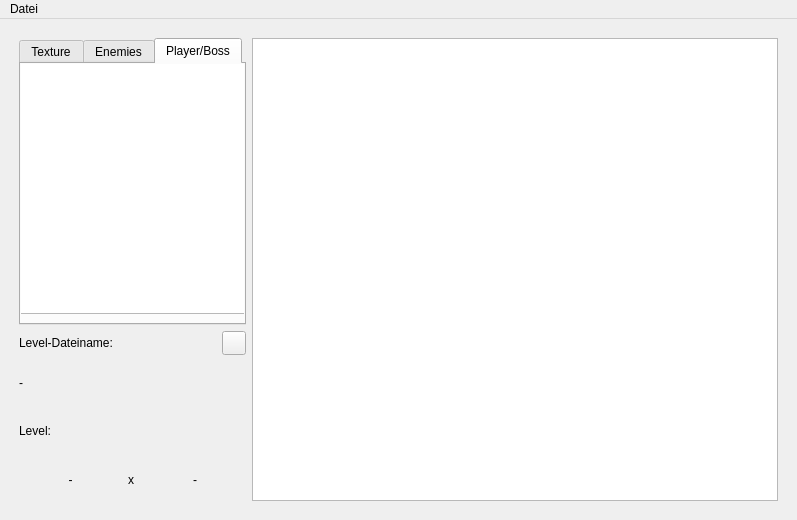
<?xml version="1.0" encoding="UTF-8"?>
<ui version="4.0">
 <class>MainWindow</class>
 <widget class="QMainWindow" name="MainWindow">
  <property name="geometry">
   <rect>
    <x>0</x>
    <y>0</y>
    <width>797</width>
    <height>520</height>
   </rect>
  </property>
  <property name="sizePolicy">
   <sizepolicy hsizetype="Maximum" vsizetype="Maximum">
    <horstretch>0</horstretch>
    <verstretch>0</verstretch>
   </sizepolicy>
  </property>
  <property name="maximumSize">
   <size>
    <width>16777215</width>
    <height>16777215</height>
   </size>
  </property>
  <property name="windowTitle">
   <string>MainWindow</string>
  </property>
  <widget class="QWidget" name="centralwidget">
   <property name="sizePolicy">
    <sizepolicy hsizetype="Maximum" vsizetype="Maximum">
     <horstretch>0</horstretch>
     <verstretch>0</verstretch>
    </sizepolicy>
   </property>
   <layout class="QGridLayout" name="gridLayout">
    <item row="0" column="0">
     <layout class="QHBoxLayout" name="horizontalLayout">
      <property name="sizeConstraint">
       <enum>QLayout::SetMaximumSize</enum>
      </property>
      <property name="margin">
       <number>10</number>
      </property>
      <item>
       <layout class="QVBoxLayout" name="verticalLayout_2">
        <item>
         <widget class="QTabWidget" name="tabWidget">
          <property name="sizePolicy">
           <sizepolicy hsizetype="Minimum" vsizetype="Fixed">
            <horstretch>0</horstretch>
            <verstretch>0</verstretch>
           </sizepolicy>
          </property>
          <property name="minimumSize">
           <size>
            <width>227</width>
            <height>287</height>
           </size>
          </property>
          <property name="maximumSize">
           <size>
            <width>227</width>
            <height>16777215</height>
           </size>
          </property>
          <property name="currentIndex">
           <number>2</number>
          </property>
          <widget class="QWidget" name="tab">
           <attribute name="title">
            <string>Texture</string>
           </attribute>
           <widget class="QGraphicsView" name="graphicsView_5">
            <property name="geometry">
             <rect>
              <x>-1</x>
              <y>-1</y>
              <width>225</width>
              <height>251</height>
             </rect>
            </property>
            <property name="sizePolicy">
             <sizepolicy hsizetype="Minimum" vsizetype="Expanding">
              <horstretch>0</horstretch>
              <verstretch>0</verstretch>
             </sizepolicy>
            </property>
            <property name="maximumSize">
             <size>
              <width>225</width>
              <height>251</height>
             </size>
            </property>
           </widget>
          </widget>
          <widget class="QWidget" name="tab_2">
           <attribute name="title">
            <string>Enemies</string>
           </attribute>
           <widget class="QGraphicsView" name="graphicsView_4">
            <property name="geometry">
             <rect>
              <x>-1</x>
              <y>-1</y>
              <width>225</width>
              <height>251</height>
             </rect>
            </property>
            <property name="maximumSize">
             <size>
              <width>225</width>
              <height>251</height>
             </size>
            </property>
           </widget>
          </widget>
          <widget class="QWidget" name="tab_3">
           <attribute name="title">
            <string>Player/Boss</string>
           </attribute>
           <widget class="QGraphicsView" name="graphicsView_3">
            <property name="geometry">
             <rect>
              <x>-1</x>
              <y>-1</y>
              <width>225</width>
              <height>251</height>
             </rect>
            </property>
            <property name="maximumSize">
             <size>
              <width>225</width>
              <height>251</height>
             </size>
            </property>
           </widget>
          </widget>
         </widget>
        </item>
        <item>
         <layout class="QHBoxLayout" name="horizontalLayout_3">
          <item>
           <widget class="QLabel" name="bitmap">
            <property name="sizePolicy">
             <sizepolicy hsizetype="Minimum" vsizetype="Preferred">
              <horstretch>0</horstretch>
              <verstretch>0</verstretch>
             </sizepolicy>
            </property>
            <property name="minimumSize">
             <size>
              <width>0</width>
              <height>0</height>
             </size>
            </property>
            <property name="maximumSize">
             <size>
              <width>200</width>
              <height>16777215</height>
             </size>
            </property>
            <property name="text">
             <string>Level-Dateiname:</string>
            </property>
           </widget>
          </item>
          <item>
           <spacer name="horizontalSpacer">
            <property name="orientation">
             <enum>Qt::Horizontal</enum>
            </property>
            <property name="sizeType">
             <enum>QSizePolicy::Minimum</enum>
            </property>
            <property name="sizeHint" stdset="0">
             <size>
              <width>40</width>
              <height>20</height>
             </size>
            </property>
           </spacer>
          </item>
          <item>
           <widget class="QPushButton" name="pushButton">
            <property name="maximumSize">
             <size>
              <width>24</width>
              <height>24</height>
             </size>
            </property>
            <property name="text">
             <string/>
            </property>
           </widget>
          </item>
         </layout>
        </item>
        <item>
         <widget class="QLabel" name="bitmap_path">
          <property name="text">
           <string>-</string>
          </property>
         </widget>
        </item>
        <item>
         <widget class="QLabel" name="level">
          <property name="text">
           <string>Level:</string>
          </property>
         </widget>
        </item>
        <item>
         <layout class="QHBoxLayout" name="horizontalLayout_2">
          <item>
           <widget class="QLabel" name="level_width">
            <property name="text">
             <string>-</string>
            </property>
            <property name="alignment">
             <set>Qt::AlignCenter</set>
            </property>
           </widget>
          </item>
          <item>
           <widget class="QLabel" name="lvl_x">
            <property name="maximumSize">
             <size>
              <width>10</width>
              <height>16777215</height>
             </size>
            </property>
            <property name="text">
             <string>x</string>
            </property>
           </widget>
          </item>
          <item>
           <widget class="QLabel" name="level_height">
            <property name="text">
             <string>-</string>
            </property>
            <property name="alignment">
             <set>Qt::AlignCenter</set>
            </property>
           </widget>
          </item>
         </layout>
        </item>
       </layout>
      </item>
      <item>
       <layout class="QVBoxLayout" name="verticalLayout">
        <property name="sizeConstraint">
         <enum>QLayout::SetMaximumSize</enum>
        </property>
        <item>
         <widget class="QGraphicsView" name="MainView"/>
        </item>
       </layout>
      </item>
     </layout>
    </item>
   </layout>
  </widget>
  <widget class="QMenuBar" name="menubar">
   <property name="geometry">
    <rect>
     <x>0</x>
     <y>0</y>
     <width>797</width>
     <height>27</height>
    </rect>
   </property>
   <widget class="QMenu" name="menuDatei">
    <property name="title">
     <string>Datei</string>
    </property>
    <addaction name="action_oeffnen"/>
   </widget>
   <addaction name="menuDatei"/>
  </widget>
  <action name="action_oeffnen">
   <property name="text">
    <string>Öffnen</string>
   </property>
  </action>
 </widget>
 <resources/>
 <connections/>
</ui>
